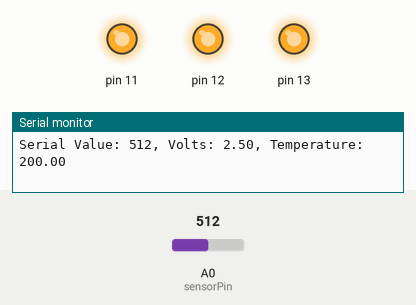
Bench run of a sketch on a simulated Arduino Uno, built with avr-gcc and run on an emulated ATmega328P. On the bench: output pins drawn as LEDs (lit = HIGH), the last lines printed to the serial monitor. The test bench sets the inputs (shaded band); at power-on: A0 (sensorPin) = 512.

Above: at 1.2 s.
1.3 s: A0 (sensorPin) set to 142
4.3 s: A0 (sensorPin) set to 127
At 4.7 s:
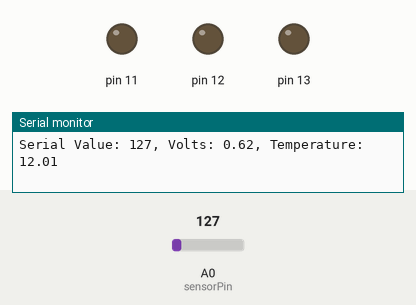
5.8 s: A0 (sensorPin) set to 306
At 6.5 s:
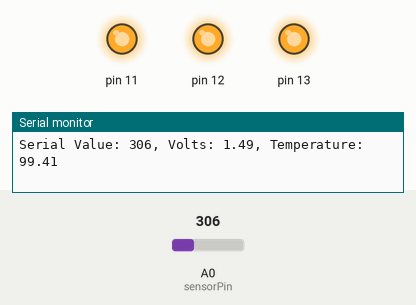
7.3 s: A0 (sensorPin) set to 122
At 8.5 s:
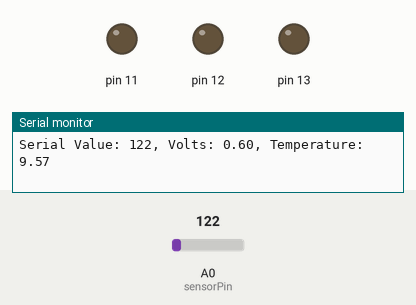
Timing chart, 0 to 9.9 s (numbered marks = the images above; inputs shaded):
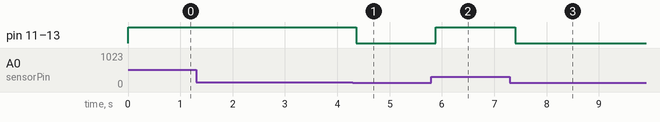

The sketch:

lesson3_love_o_meter.ino
```cpp
const int sensorPin = A0;
const float baselineTemp = 19.0;

void setup() {
  Serial.begin(9600);
  for (int pinNumber = 11; pinNumber < 14; pinNumber++) {
    pinMode(pinNumber, OUTPUT);
    digitalWrite(pinNumber, LOW);
  }
}

void loop() {
  int sensorVal = analogRead(sensorPin);
  Serial.print("Serial Value: ");
  Serial.print(sensorVal);

  //convert the ADC redint to voltage
  float voltage = (sensorVal / 1024.0) * 5.0;

  Serial.print(", Volts: ");
  Serial.print(voltage);

  //convert the voltage to temperature in deggress;
  float temperature = (voltage - 0.5) * 100;
  Serial.print(", Temperature: ");
  Serial.print(temperature);
  Serial.println();

  //how many leads to light up?
  //every two degree C we light up a led

  if (temperature < baselineTemp) {
    digitalWrite(11, LOW);
    digitalWrite(12, LOW);
    digitalWrite(13, LOW);
  } else if (temperature >= baselineTemp + 2 &&
             temperature < baselineTemp + 4) {
    digitalWrite(11, HIGH);
    digitalWrite(12, LOW);
    digitalWrite(13, LOW);
  } else if (temperature >= baselineTemp + 4 &&
            temperature < baselineTemp + 6) {
    digitalWrite(11, HIGH);
    digitalWrite(12, HIGH);
    digitalWrite(13, LOW);
  } else if ( temperature > baselineTemp + 6) {
    digitalWrite(11, HIGH);
    digitalWrite(12, HIGH);
    digitalWrite(13, HIGH);
  }

  delay(100);
}
```

Measured:
- the behaviour switches between 142 and 141 on A0 (sensorPin) (found by bisection; images 0 and 1)
- after the input at 4.3 s, pin 11–13: HIGH → LOW after 0.06 s
- after the input at 5.8 s, pin 11–13: LOW → HIGH after 0.08 s
- after the input at 7.3 s, pin 11–13: HIGH → LOW after 0.10 s
